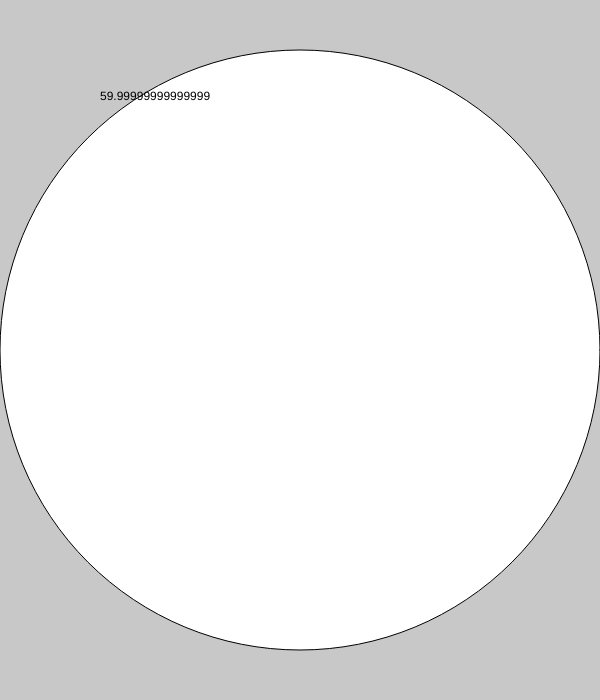
Frame 1 (no input)
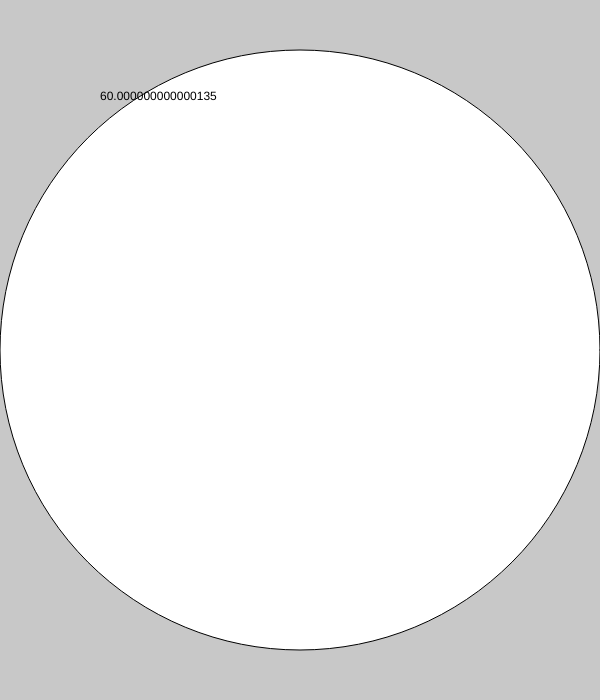
Frame 60 (no input)
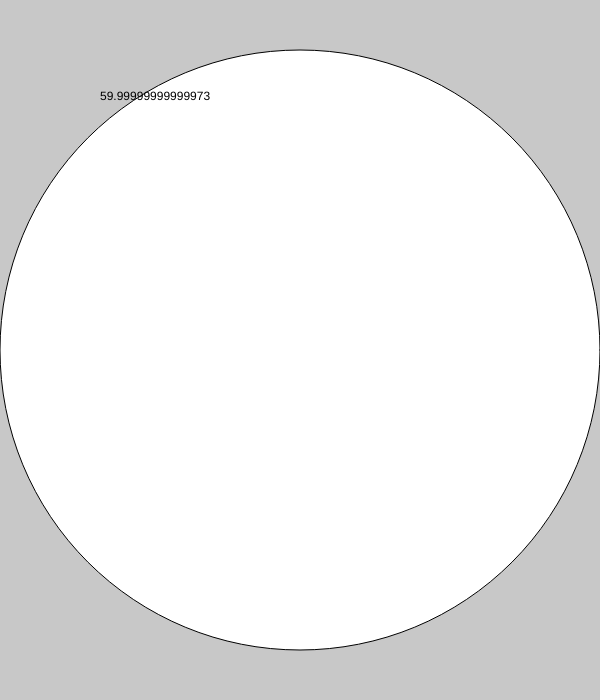
Frame 120 (the mouse pressed at the canvas centre since frame 60)

The p5.js sketch that drew these frames (run headless with seeded random() and noise() and a simulated clock; from frame 60 on, the mouse is pressed at the canvas centre):

// p5.js sketch
// ── sketch.js
function setup() {
    createCanvas(600,700);
    background(200, 40, 6);

}


var ellipseSize = 600;


function draw() {
    // Set the background eveyr frame
    background(200);


    ellipse(width/2,height/2,ellipseSize,ellipseSize);




    // Get the current frame rate of the sketch
    var currFrameRate;
    currFrameRate = frameRate();
    // display the current frame rate in the sketch
    text(currFrameRate, 100, 100);

}
